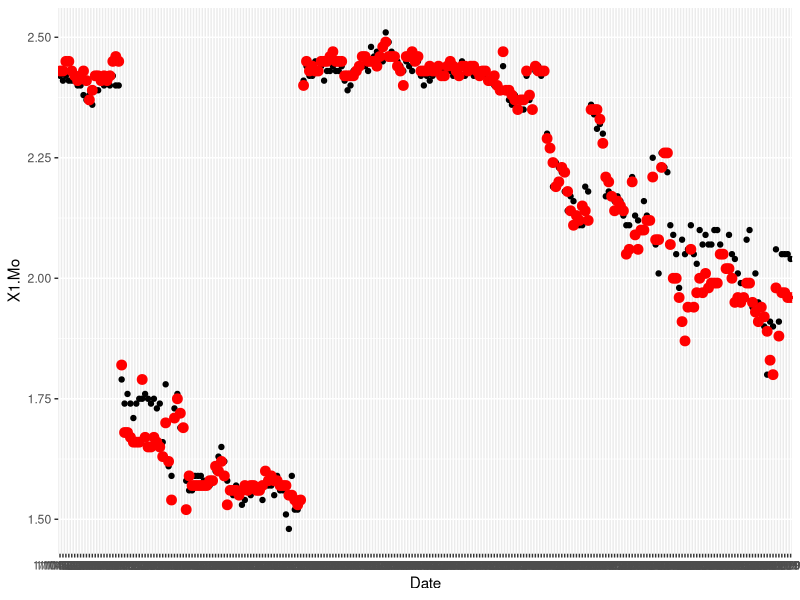
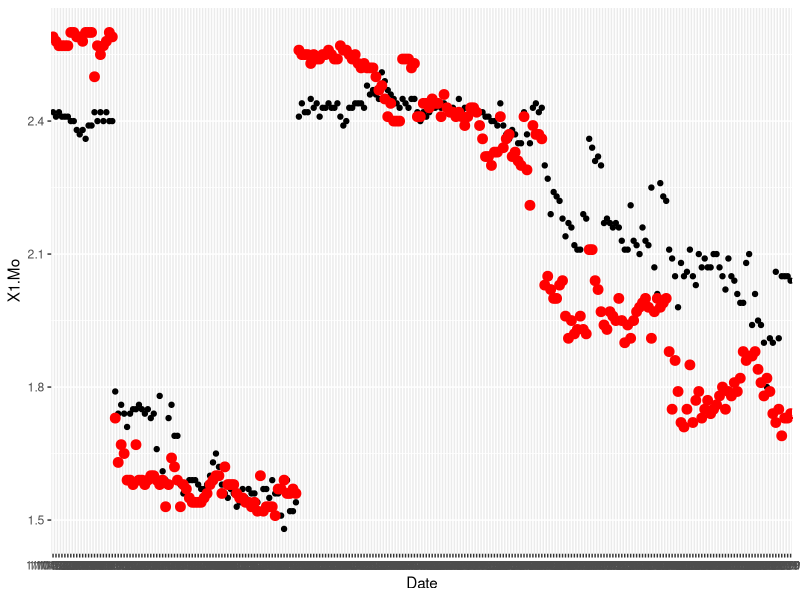

Reproduce these figures in R, in order. (Note: this script raises an error after producing the figures.)
library(ggplot2)
library(corrplot)
library(reshape2)
#open file. Change it to your directory's path
setwd(dir = '/Users/Slava/OneDrive - The University of Chicago/Courses/Winter 20 Regressions/1 week/HW')
treasury = read.csv(file = 'treasury.csv')

#plot The correlation between movements in the 1 month rate and the 3 month rate
#I tried to look if we can see on the graph some trends/correlation
ggplot(treasury) +
  geom_point(aes(Date,X1.Mo)) +
  geom_point(aes(Date,X3.Mo), colour = 'red', size = 3)

#plot The correlation between movements in the 1 month rate and the 10 year rate
ggplot(treasury) +
  geom_point(aes(Date,X1.Mo)) +
  geom_point(aes(Date,X1.Yr), colour = 'red', size = 3)

#Compute the differences in consecutive daily interest rates for each maturity.
treasury_diff <- tail(treasury, -1) - head(treasury, -1)
#fix the missing dates in previous line
treasury_diff$Date <- tail(treasury$Date, -1)

#Compute the pairwise correlation matrix for the changes in the interest rates
corr_table <- round((cor(treasury[,-1], method = "pearson")), 2)
#use the corrplot function in R to make a visual representation of the correlation matrix.
corrplot(corr_table)




#----------------above is working, below is needed to be fixed-------------------------


#create a scatter plot matrix using the 1-month, 2-month, 3-month, 20-year, and 30-year changes in interest rates
ggplot(treasury_diff[c(2,3,4,12,13),], aes(x = Date, y = value) )+
  geom_line()

test <- melt(treasury_diff, id="Date")  # convert to long format

ggplot(data=test, aes(x=Date, y=value, colour=variable), scale_x_date()) +
  geom_line()
